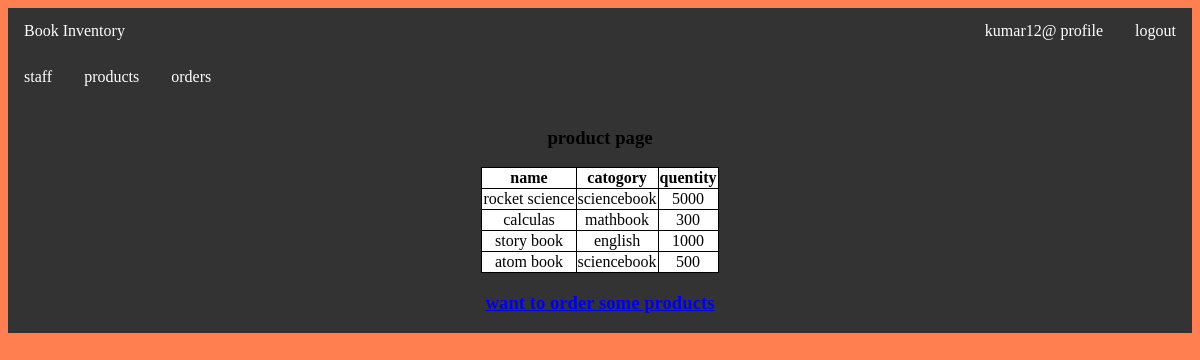
Page /product/ (signed in) on the committed database.
### app1/models.py (models this page shows, shortened)
class Product(models.Model):
    CATOGORY = (("sciencebook", "sciencebook"), ("mathbook", "mathbook"), ("english", "english"))
    name = models.CharField(max_length=20,null=True)
    catogory = models.CharField(max_length=20, choices=CATOGORY,null= True)
    quantity = models.PositiveIntegerField(null=True)

### app1/views.py (the view)
# urls.py: path('product/', views.product ,name="product_page"),
@login_required
def product(request):
    items=Product.objects.all()
    context={
        "items":items
    }
    return render(request,"app1/product.html",context)

### templates/app1/product.html (shortened to what this page needs)
{% extends "navebar/base.html" %}
{% load static %}
    {% block content %}
<link rel="stylesheet" type="text/css" href="{% static 'css/ss.css' %}">
    <br><br><br>   <h3>product page</h3>
<div>
  <table class="center" bgcolor="white">
    <tr>
      <th>name</th>
      <th>catogory</th>
      <th>quentity</th>
    </tr>
     {% for item in items   %}
    <tr>
      <td>{{item.name}}</td>
      <td>{{item.catogory}}</td>
      <td>{{item.quantity}}</td>
      {% endfor %}
  </table>
</div>
{% if user.superuser %}
<div> <a href="{% url   "addproduct_page"   %}"><button class="button" type="button">add product
                        </button></a>
 {%  else %}
</div>
<div>
  <h3><a href="{% url  "takeorder_page"   %}">want to order some products</a></h3>
 {% endif  %}
</div>
    {% endblock %}

### templates/navebar/nav.html (shortened to what this page needs)
<!DOCTYPE html>
<html>
<head>
</head>
<body>
<ul>
  <li><a class="active" href="{% url  "index_page" %}">Book Inventory</a></li>
  {%  if user.is_authenticated    %}
  <li style="float:right"><a href="{% url "user-logout"%}">logout</a></li>
  <li style="float:right"><a href="{% url "user-profile"%}">{{ user.get_username }} profile</a></li>
  {%  else  %}
  <li style="float:right"><a href="{% url "user-register" %}">signup</a></li>
  <li style="float:right" ><a href="{% url "user-login"%}">signin</a></li>
  {% endif   %}
</ul>
</body>
</html>

### static/css/ss.css (style rules this page uses)
ul { list-style-type: none; margin: 0; padding: 0; overflow: hidden; background-color: #333; }
li { float: left; }
li a { display: block; color: white; text-align: center; padding: 14px 16px; text-decoration: none; }
body { background-color: coral; }

### templates/navebar/nav.html (style rules this page uses)
ul { list-style-type: none; margin: 0; padding: 0; overflow: hidden; background-color: #333; }
li { float: left; }
li a { display: block; color: white; text-align: center; padding: 14px 16px; text-decoration: none; }

### templates/app1/product.html (style rules this page uses)
div { text-align: center; }
table, th, td { margin-left: auto; margin-right: auto; border: 1px solid black; border-collapse: collapse; }

### rows in the picture
Product: name "rocket science", catogory "sciencebook", quantity "5000"
Product: name "calculas", catogory "mathbook", quantity "300"
Product: name "story book", catogory "english", quantity "1000"
Product: name "atom book", catogory "sciencebook", quantity "500"

### other values in the picture
{{ user.get_username }} "kumar12@"
